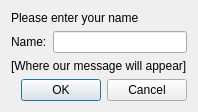
<?xml version="1.0" encoding="UTF-8"?>
<ui version="4.0">
 <class>Dialog</class>
 <widget class="QDialog" name="Dialog">
  <property name="geometry">
   <rect>
    <x>0</x>
    <y>0</y>
    <width>190</width>
    <height>107</height>
   </rect>
  </property>
  <property name="windowTitle">
   <string>Dialog</string>
  </property>
  <layout class="QVBoxLayout" name="verticalLayout">
   <item>
    <widget class="QLabel" name="label_2">
     <property name="text">
      <string>Please enter your name</string>
     </property>
    </widget>
   </item>
   <item>
    <layout class="QHBoxLayout" name="horizontalLayout">
     <item>
      <widget class="QLabel" name="label">
       <property name="text">
        <string>Name:</string>
       </property>
      </widget>
     </item>
     <item>
      <widget class="QLineEdit" name="lineEdit"/>
     </item>
    </layout>
   </item>
   <item>
    <widget class="QLabel" name="label_3">
     <property name="text">
      <string>[Where our message will appear]</string>
     </property>
    </widget>
   </item>
   <item>
    <widget class="QDialogButtonBox" name="buttonBox">
     <property name="orientation">
      <enum>Qt::Horizontal</enum>
     </property>
     <property name="standardButtons">
      <set>QDialogButtonBox::Cancel|QDialogButtonBox::Ok</set>
     </property>
    </widget>
   </item>
  </layout>
 </widget>
 <resources/>
 <connections>
  <connection>
   <sender>buttonBox</sender>
   <signal>accepted()</signal>
   <receiver>Dialog</receiver>
   <slot>accept()</slot>
   <hints>
    <hint type="sourcelabel">
     <x>159</x>
     <y>423</y>
    </hint>
    <hint type="destinationlabel">
     <x>157</x>
     <y>274</y>
    </hint>
   </hints>
  </connection>
  <connection>
   <sender>buttonBox</sender>
   <signal>rejected()</signal>
   <receiver>Dialog</receiver>
   <slot>reject()</slot>
   <hints>
    <hint type="sourcelabel">
     <x>236</x>
     <y>423</y>
    </hint>
    <hint type="destinationlabel">
     <x>286</x>
     <y>274</y>
    </hint>
   </hints>
  </connection>
  <connection>
   <sender>lineEdit</sender>
   <signal>textEdited(QString)</signal>
   <receiver>Dialog</receiver>
   <slot>say_hello()</slot>
   <hints>
    <hint type="sourcelabel">
     <x>185</x>
     <y>95</y>
    </hint>
    <hint type="destinationlabel">
     <x>288</x>
     <y>127</y>
    </hint>
   </hints>
  </connection>
 </connections>
 <slots>
  <slot>say_hello()</slot>
 </slots>
</ui>
